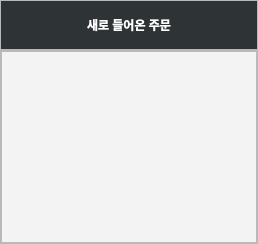
         <widget class="QWidget" name="page_new_order">
          <layout class="QVBoxLayout" name="verticalLayout_6">
           <property name="spacing">
            <number>0</number>
           </property>
           <property name="leftMargin">
            <number>0</number>
           </property>
           <property name="topMargin">
            <number>0</number>
           </property>
           <property name="rightMargin">
            <number>0</number>
           </property>
           <property name="bottomMargin">
            <number>0</number>
           </property>
           <item>
            <widget class="QFrame" name="frame_6">
             <property name="minimumSize">
              <size>
               <width>0</width>
               <height>50</height>
              </size>
             </property>
             <property name="maximumSize">
              <size>
               <width>16777215</width>
               <height>50</height>
              </size>
             </property>
             <property name="frameShape">
              <enum>QFrame::StyledPanel</enum>
             </property>
             <property name="frameShadow">
              <enum>QFrame::Raised</enum>
             </property>
             <layout class="QVBoxLayout" name="verticalLayout_7">
              <property name="spacing">
               <number>0</number>
              </property>
              <property name="leftMargin">
               <number>0</number>
              </property>
              <property name="topMargin">
               <number>0</number>
              </property>
              <property name="rightMargin">
               <number>0</number>
              </property>
              <property name="bottomMargin">
               <number>0</number>
              </property>
              <item>
               <widget class="QLabel" name="label">
                <property name="font">
                 <font>
                  <weight>75</weight>
                  <bold>true</bold>
                 </font>
                </property>
                <property name="styleSheet">
                 <string notr="true">background-color: rgb(46, 52, 54);
color: rgb(255, 255, 255);</string>
                </property>
                <property name="text">
                 <string>새로 들어온 주문</string>
                </property>
                <property name="alignment">
                 <set>Qt::AlignCenter</set>
                </property>
               </widget>
              </item>
             </layout>
            </widget>
           </item>
           <item>
            <widget class="QFrame" name="frame_7">
             <property name="frameShape">
              <enum>QFrame::StyledPanel</enum>
             </property>
             <property name="frameShadow">
              <enum>QFrame::Raised</enum>
             </property>
             <layout class="QHBoxLayout" name="horizontalLayout_4">
              <property name="spacing">
               <number>0</number>
              </property>
              <property name="leftMargin">
               <number>0</number>
              </property>
              <property name="topMargin">
               <number>0</number>
              </property>
              <property name="rightMargin">
               <number>0</number>
              </property>
              <property name="bottomMargin">
               <number>0</number>
              </property>
              <item>
               <widget class="QListWidget" name="new_order_listwidget">
                <property name="styleSheet">
                 <string notr="true">background-color: rgb(243, 243, 243);</string>
                </property>
                <property name="alternatingRowColors">
                 <bool>true</bool>
                </property>
               </widget>
              </item>
             </layout>
            </widget>
           </item>
          </layout>
         </widget>
